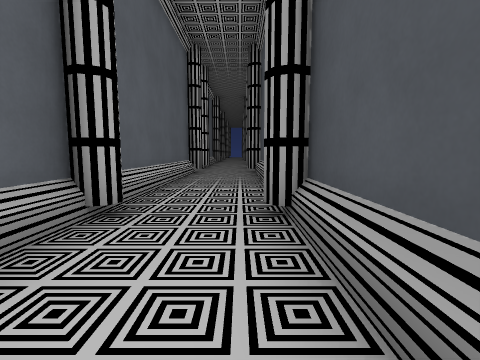
[1] (above)

18 first-person views from a walk through a level from a Godot 3-D game. The camera is 1.3 m above the floor, tilts 6° down and sees 85° across. The floor is counted in squares, 2 m on a side. Each view is taken from the middle of a square. On the plan, view 1 faces up. The plan holds only what a view shows up to about 9 squares ahead; the rest is blank. The place goes on beyond the plan. Some surface patterns are stand-ins.

[2]
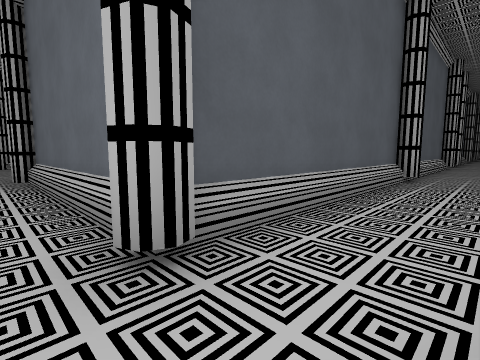

[3]
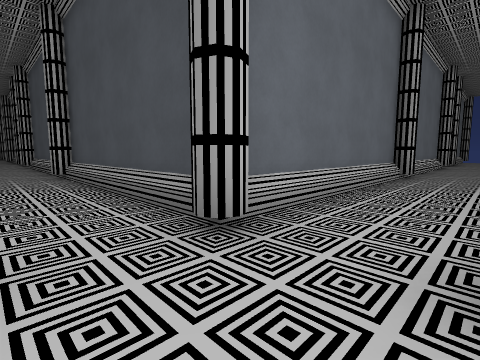

[4]
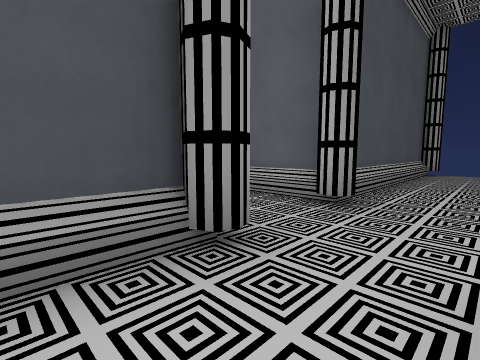

[5]
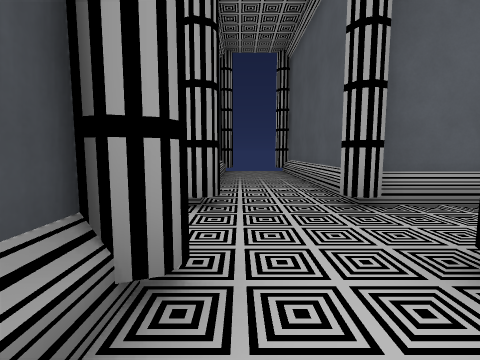

[6]
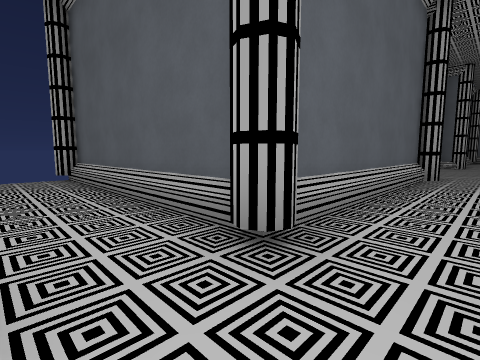

[7]
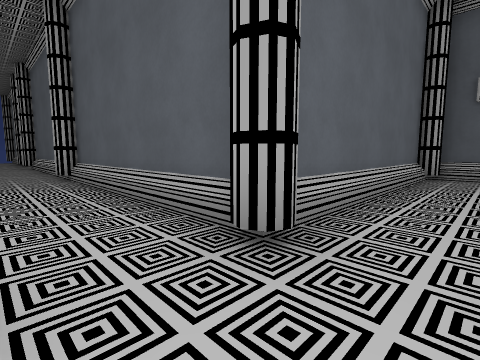

[8]
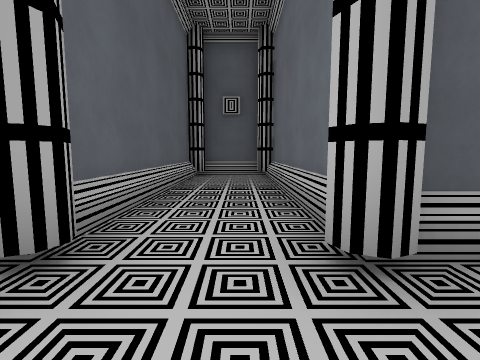

[9]
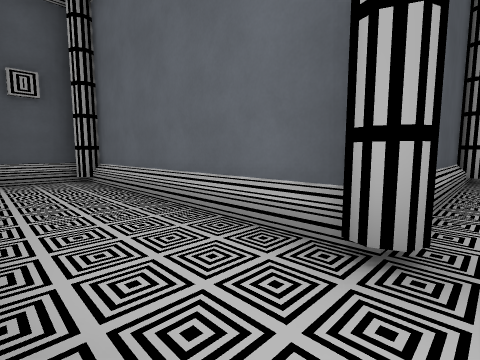

[10]
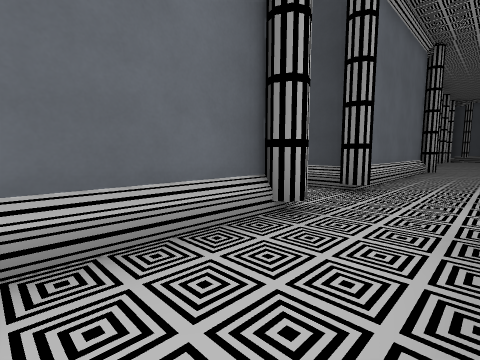

[11]
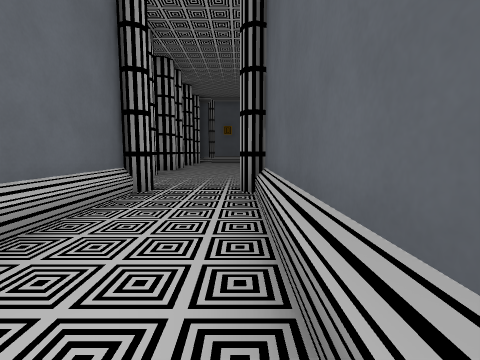

[12]
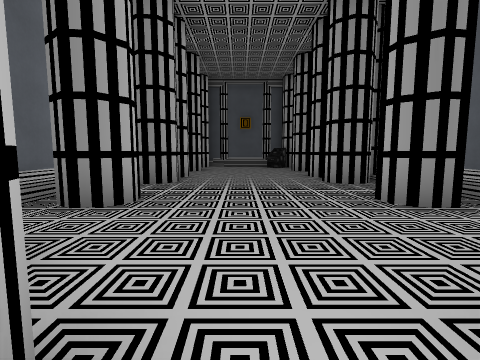

[13]
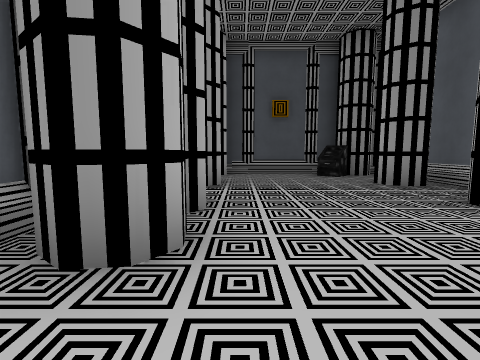

[14]
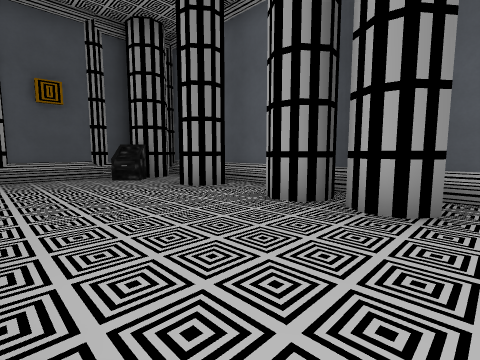

[15]
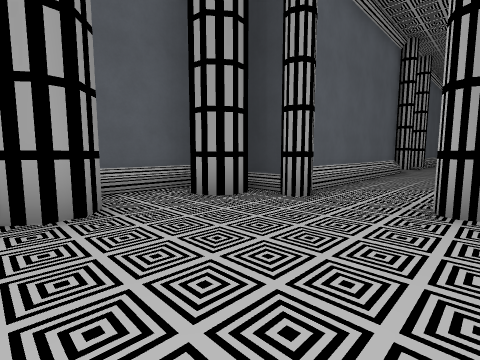

[16]
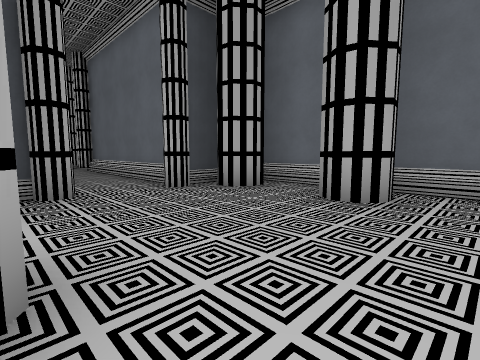

[17]
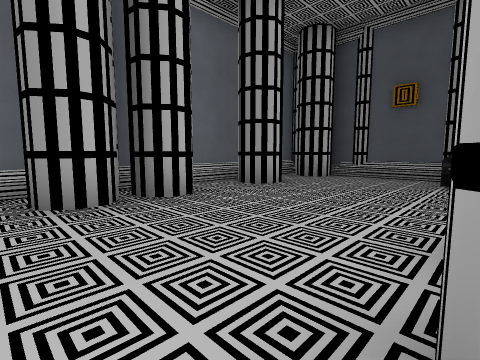

[18]
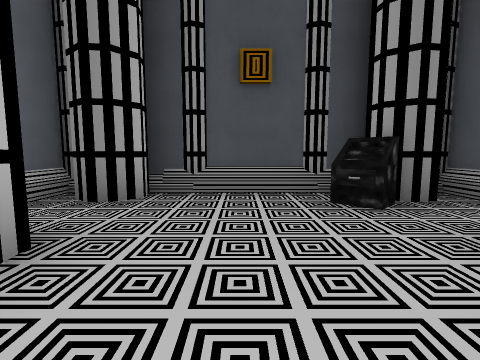

### Floor plan
Points are (right, up) in squares from view 1. A wall is a line through its corners. A room is listed if a view was taken in it or the views show most of it. See-through windows are left out.
Room 1 (views 1, 2, 3, 4, 5, 6, 7, 8, 9, 10)
walls: (-1.7, 2.6) (-1.7, -2.9); (0.7, 5.2) (0.7, 8.8); (-2.6, -3.1) (-6.4, -3.1); (0.7, -3.3) (0.7, 2.6); (-1.7, 8.5) (-1.7, 2.9); (-1.7, -5.7) (-1.7, -11.1); (-1.7, 10.9) (-7.4, 10.9); (0.7, 11) (0.7, 11.7); (-6.4, -5.4) (-1.5, -5.4); (-7.4, 8.6) (-2.1, 8.6); (-1.7, 11.6) (-1.7, 10.7); (-7.9, 10.6) (-7.9, 8.9); (0.7, -11.1) (0.7, -6.3); (-1.7, 15.5) (-1.7, 13.6)
low walls: (-1.5, 1.4) (-1.5, -1.2); (0.5, 4.5) (0.5, 8.1); (0.5, -2.9) (0.5, 2.6); (-2.2, -3.3) (-7.1, -3.3); (-1.5, 8.5) (-1.5, 3); (0.7, 8.8) (1.5, 8.8); (-1.5, -5.4) (-1.5, -11); (0.8, -5.3) (1.5, -5.3); (-1.7, 10.7) (-7.4, 10.7); (0.5, 10.8) (0.5, 11.8); (-7.7, 10.8) (-7.7, 8.9)
ways out: opening at (1, 10) to room 2; opening at (-6, -4); opening at (1, -4)
Room 2 (views 11, 12, 13, 14, 15, 16, 17, 18)
walls: (12.8, 6.6) (18.2, 6.6); (10.9, 12.9) (9.4, 12.9); (8.5, 12.9) (6.9, 12.9); (6.3, 8.6) (6.3, 7.5); (6.9, 6.6) (11.6, 6.6); (6.3, 10.9) (1.1, 10.9); (6.3, 12) (6.3, 10.7); (15.9, 12.9) (14.4, 12.9); (18.4, 8.5) (18.4, 10.6); (18.4, 12.9) (17.5, 12.9); (0.7, 8.6) (6.5, 8.6)
low walls: (12.2, 12.7) (7, 12.7); (6.5, 8.6) (6.5, 7.6); (6.3, 10.7) (1, 10.7); (15.8, 12.7) (12.8, 12.7); (18.2, 8.5) (18.2, 9.5); (18.2, 12.7) (17.2, 12.7)
ways out: opening at (1, 10) to room 1
objects: pillar (7, 8); pillar (7, 9); pillar (7, 11); pillar (7, 12); pillar (9, 8) to (10, 8); pillar (9, 12) to (10, 12); pillar (12, 7) to (12, 8); pillar (12, 12); pillar (13, 8); pillar (13, 12); pillar (15, 8) to (16, 8); pillar (15, 12) to (16, 12); terminal (17, 9); pillar (18, 8); pillar (18, 12); pillar (19, 7); pillar (19, 11)

Positions as (right, up) in squares from view 1, and headings:
1: (0, 0), facing up
2: (0, -4), facing up-left
3: (-1, -5), facing up-right
4: (-1, -2), facing down-right
5: (0, -2), facing down
6: (0, -4), facing down-left
7: (0, 10), facing down-left
8: (0, 10), facing left
9: (-1, 9), facing up-left
10: (-4, 9), facing up-right
11: (2, 9), facing right
12: (6, 10), facing right
13: (10, 11), facing right
14: (11, 11), facing down-right
15: (10, 11), facing down-left
16: (11, 8), facing up-left
17: (11, 8), facing up-right
18: (14, 10), facing right
